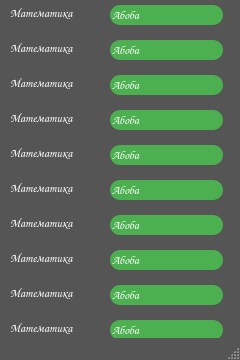
<?xml version="1.0" encoding="UTF-8"?>
<ui version="4.0">
    <class>MainWindow</class>
    <widget class="QMainWindow" name="MainWindow">
        <property name="geometry">
            <rect>
                <x>0</x>
                <y>0</y>
                <width>240</width>
                <height>360</height>
            </rect>
        </property>
        <property name="minimumSize">
            <size>
                <width>240</width>
                <height>360</height>
            </size>
        </property>
        <property name="maximumSize">
            <size>
                <width>240</width>
                <height>360</height>
            </size>
        </property>
        <property name="windowTitle">
            <string>MainWindow</string>
        </property>
        <property name="styleSheet">
            <string notr="true">QMainWindow {background-color: #555}</string>
        </property>
        <widget class="QWidget" name="centralwidget">
            <widget class="QLabel" name="label">
                <property name="geometry">
                    <rect>
                        <x>10</x>
                        <y>5</y>
                        <width>75</width>
                        <height>15</height>
                    </rect>
                </property>
                <property name="styleSheet">
                    <string notr="true">QLabel {color:white; font: bold; font-family: Comic Sans MS, sans-serif;}
                    </string>
                </property>
                <property name="text">
                    <string>Математика</string>
                </property>
            </widget>
            <widget class="QLabel" name="label_2">
                <property name="geometry">
                    <rect>
                        <x>10</x>
                        <y>40</y>
                        <width>75</width>
                        <height>15</height>
                    </rect>
                </property>
                <property name="styleSheet">
                    <string notr="true">QLabel {color:white; font: bold; font-family: Comic Sans MS, sans-serif;}
                    </string>
                </property>
                <property name="text">
                    <string>Математика</string>
                </property>
            </widget>
            <widget class="QLabel" name="label_3">
                <property name="geometry">
                    <rect>
                        <x>10</x>
                        <y>75</y>
                        <width>75</width>
                        <height>15</height>
                    </rect>
                </property>
                <property name="styleSheet">
                    <string notr="true">QLabel {color:white; font: bold; font-family: Comic Sans MS, sans-serif;}
                    </string>
                </property>
                <property name="text">
                    <string>Математика</string>
                </property>
            </widget>
            <widget class="QLabel" name="label_4">
                <property name="geometry">
                    <rect>
                        <x>10</x>
                        <y>110</y>
                        <width>75</width>
                        <height>15</height>
                    </rect>
                </property>
                <property name="styleSheet">
                    <string notr="true">QLabel {color:white; font: bold; font-family: Comic Sans MS, sans-serif;}
                    </string>
                </property>
                <property name="text">
                    <string>Математика</string>
                </property>
            </widget>
            <widget class="QLabel" name="label_5">
                <property name="geometry">
                    <rect>
                        <x>10</x>
                        <y>145</y>
                        <width>75</width>
                        <height>15</height>
                    </rect>
                </property>
                <property name="styleSheet">
                    <string notr="true">QLabel {color:white; font: bold; font-family: Comic Sans MS, sans-serif;}
                    </string>
                </property>
                <property name="text">
                    <string>Математика</string>
                </property>
            </widget>
            <widget class="QLabel" name="label_6">
                <property name="geometry">
                    <rect>
                        <x>10</x>
                        <y>180</y>
                        <width>75</width>
                        <height>15</height>
                    </rect>
                </property>
                <property name="styleSheet">
                    <string notr="true">QLabel {color:white; font: bold; font-family: Comic Sans MS, sans-serif;}
                    </string>
                </property>
                <property name="text">
                    <string>Математика</string>
                </property>
            </widget>
            <widget class="QLabel" name="label_7">
                <property name="geometry">
                    <rect>
                        <x>10</x>
                        <y>215</y>
                        <width>75</width>
                        <height>15</height>
                    </rect>
                </property>
                <property name="styleSheet">
                    <string notr="true">QLabel {color:white; font: bold; font-family: Comic Sans MS, sans-serif;}
                    </string>
                </property>
                <property name="text">
                    <string>Математика</string>
                </property>
            </widget>
            <widget class="QLabel" name="label_8">
                <property name="geometry">
                    <rect>
                        <x>10</x>
                        <y>250</y>
                        <width>75</width>
                        <height>15</height>
                    </rect>
                </property>
                <property name="styleSheet">
                    <string notr="true">QLabel {color:white; font: bold; font-family: Comic Sans MS, sans-serif;}
                    </string>
                </property>
                <property name="text">
                    <string>Математика</string>
                </property>
            </widget>
            <widget class="QLabel" name="label_9">
                <property name="geometry">
                    <rect>
                        <x>10</x>
                        <y>285</y>
                        <width>75</width>
                        <height>15</height>
                    </rect>
                </property>
                <property name="styleSheet">
                    <string notr="true">QLabel {color:white; font: bold; font-family: Comic Sans MS, sans-serif;}
                    </string>
                </property>
                <property name="text">
                    <string>Математика</string>
                </property>
            </widget>
            <widget class="QLabel" name="label_10">
                <property name="geometry">
                    <rect>
                        <x>10</x>
                        <y>320</y>
                        <width>75</width>
                        <height>15</height>
                    </rect>
                </property>
                <property name="styleSheet">
                    <string notr="true">QLabel {color:white; font: bold; font-family: Comic Sans MS, sans-serif;}
                    </string>
                </property>
                <property name="text">
                    <string>Математика</string>
                </property>
            </widget>
            <widget class="QLineEdit" name="lineEdit">
                <property name="geometry">
                    <rect>
                        <x>110</x>
                        <y>5</y>
                        <width>113</width>
                        <height>20</height>
                    </rect>
                </property>
                <property name="styleSheet">
                    <string notr="true">QLineEdit {border-radius: 10px; color: white; background-color: #4CAF50;
                        font-family: Comic Sans MS, sans-serif; font: bold}
                    </string>
                </property>
                <property name="text">
                    <string>Абоба</string>
                </property>
            </widget>
            <widget class="QLineEdit" name="lineEdit_2">
                <property name="geometry">
                    <rect>
                        <x>110</x>
                        <y>40</y>
                        <width>113</width>
                        <height>20</height>
                    </rect>
                </property>
                <property name="styleSheet">
                    <string notr="true">QLineEdit {border-radius: 10px; color: white; background-color: #4CAF50;
                        font-family: Comic Sans MS, sans-serif; font: bold}
                    </string>
                </property>
                <property name="text">
                    <string>Абоба</string>
                </property>
            </widget>
            <widget class="QLineEdit" name="lineEdit_3">
                <property name="geometry">
                    <rect>
                        <x>110</x>
                        <y>75</y>
                        <width>113</width>
                        <height>20</height>
                    </rect>
                </property>
                <property name="styleSheet">
                    <string notr="true">QLineEdit {border-radius: 10px; color: white; background-color: #4CAF50;
                        font-family: Comic Sans MS, sans-serif; font: bold}
                    </string>
                </property>
                <property name="text">
                    <string>Абоба</string>
                </property>
            </widget>
            <widget class="QLineEdit" name="lineEdit_4">
                <property name="geometry">
                    <rect>
                        <x>110</x>
                        <y>110</y>
                        <width>113</width>
                        <height>20</height>
                    </rect>
                </property>
                <property name="styleSheet">
                    <string notr="true">QLineEdit {border-radius: 10px; color: white; background-color: #4CAF50;
                        font-family: Comic Sans MS, sans-serif; font: bold}
                    </string>
                </property>
                <property name="text">
                    <string>Абоба</string>
                </property>
            </widget>
            <widget class="QLineEdit" name="lineEdit_5">
                <property name="geometry">
                    <rect>
                        <x>110</x>
                        <y>145</y>
                        <width>113</width>
                        <height>20</height>
                    </rect>
                </property>
                <property name="styleSheet">
                    <string notr="true">QLineEdit {border-radius: 10px; color: white; background-color: #4CAF50;
                        font-family: Comic Sans MS, sans-serif; font: bold}
                    </string>
                </property>
                <property name="text">
                    <string>Абоба</string>
                </property>
            </widget>
            <widget class="QLineEdit" name="lineEdit_6">
                <property name="geometry">
                    <rect>
                        <x>110</x>
                        <y>180</y>
                        <width>113</width>
                        <height>20</height>
                    </rect>
                </property>
                <property name="styleSheet">
                    <string notr="true">QLineEdit {border-radius: 10px; color: white; background-color: #4CAF50;
                        font-family: Comic Sans MS, sans-serif; font: bold}
                    </string>
                </property>
                <property name="text">
                    <string>Абоба</string>
                </property>
            </widget>
            <widget class="QLineEdit" name="lineEdit_7">
                <property name="geometry">
                    <rect>
                        <x>110</x>
                        <y>215</y>
                        <width>113</width>
                        <height>20</height>
                    </rect>
                </property>
                <property name="styleSheet">
                    <string notr="true">QLineEdit {border-radius: 10px; color: white; background-color: #4CAF50;
                        font-family: Comic Sans MS, sans-serif; font: bold}
                    </string>
                </property>
                <property name="text">
                    <string>Абоба</string>
                </property>
            </widget>
            <widget class="QLineEdit" name="lineEdit_8">
                <property name="geometry">
                    <rect>
                        <x>110</x>
                        <y>250</y>
                        <width>113</width>
                        <height>20</height>
                    </rect>
                </property>
                <property name="styleSheet">
                    <string notr="true">QLineEdit {border-radius: 10px; color: white; background-color: #4CAF50;
                        font-family: Comic Sans MS, sans-serif; font: bold}
                    </string>
                </property>
                <property name="text">
                    <string>Абоба</string>
                </property>
            </widget>
            <widget class="QLineEdit" name="lineEdit_9">
                <property name="geometry">
                    <rect>
                        <x>110</x>
                        <y>285</y>
                        <width>113</width>
                        <height>20</height>
                    </rect>
                </property>
                <property name="styleSheet">
                    <string notr="true">QLineEdit {border-radius: 10px; color: white; background-color: #4CAF50;
                        font-family: Comic Sans MS, sans-serif; font: bold}
                    </string>
                </property>
                <property name="text">
                    <string>Абоба</string>
                </property>
            </widget>
            <widget class="QLineEdit" name="lineEdit_10">
                <property name="geometry">
                    <rect>
                        <x>110</x>
                        <y>320</y>
                        <width>113</width>
                        <height>20</height>
                    </rect>
                </property>
                <property name="styleSheet">
                    <string notr="true">QLineEdit {border-radius: 10px; color: white; background-color: #4CAF50;
                        font-family: Comic Sans MS, sans-serif; font: bold}
                    </string>
                </property>
                <property name="text">
                    <string>Абоба</string>
                </property>
            </widget>
        </widget>
        <widget class="QMenuBar" name="menubar">
            <property name="geometry">
                <rect>
                    <x>0</x>
                    <y>0</y>
                    <width>240</width>
                    <height>21</height>
                </rect>
            </property>
        </widget>
        <widget class="QStatusBar" name="statusbar"/>
    </widget>
    <resources/>
    <connections/>
</ui>
